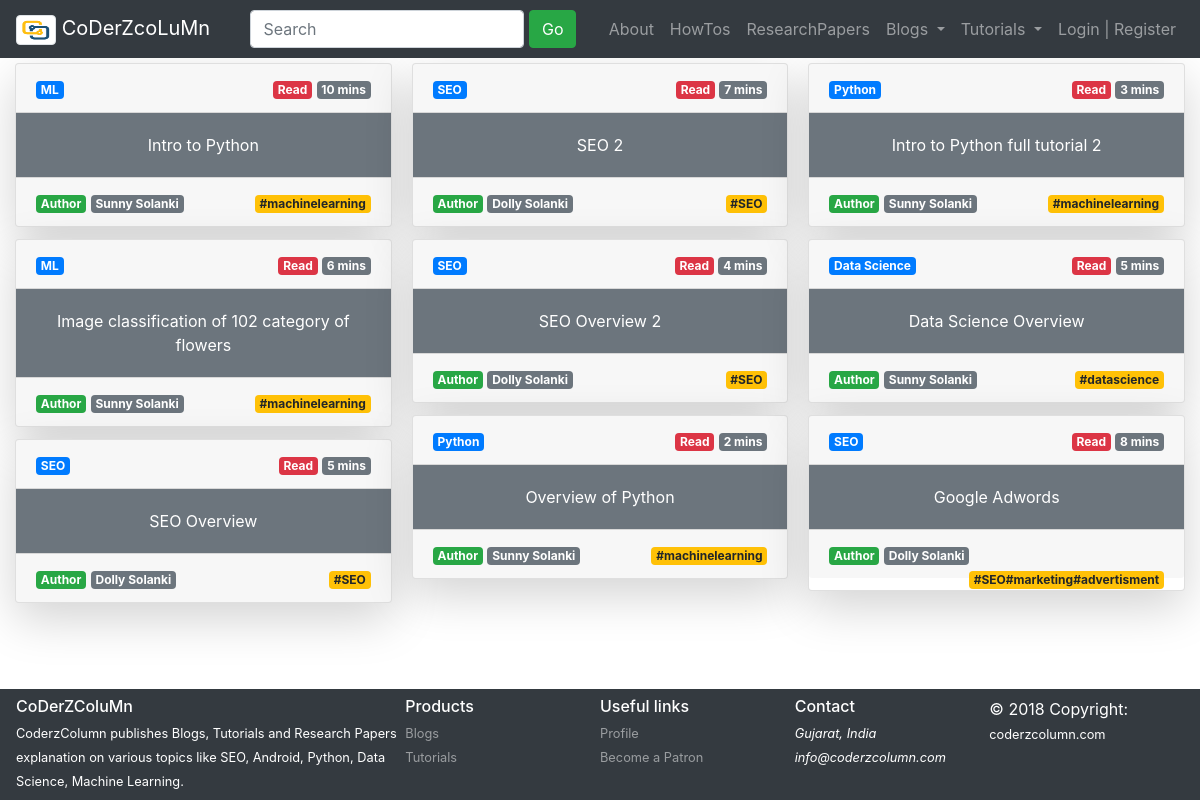
The app's page /blogs/ with its own data.
### blogs/models.py (models this page shows, shortened)
class Blogs(models.Model):
    author = models.ForeignKey(Author, on_delete=models.CASCADE)
    blog_id = models.AutoField(auto_created=True, primary_key=True, serialize=False, verbose_name='BLOG_ID')
    title = models.CharField(max_length=500)
    category = models.CharField(max_length=50)
    created_on = models.DateTimeField(default=datetime.datetime.now)
    updated_on = models.DateTimeField(default=datetime.datetime.now)
    likes = models.IntegerField()
    dislikes = models.IntegerField()
    time_to_read = models.IntegerField(default=0)
    tags = models.CharField(max_length=500)

class Author(models.Model):
    author_id = models.AutoField(auto_created=True, primary_key=True, serialize=False, verbose_name='AUTHOR_ID')
    nick_name = models.CharField(max_length=50)
    email = models.EmailField(max_length=50)
    intro = models.CharField(max_length=200)
    about = models.CharField(max_length=1000)
    can_blog = models.BooleanField(default=False)
    def __str__(self):
        return self.nick_name

### blogs/views.py (the view)
# urls.py: path('', views.blogs_home, name='blogs_home'),
def blogs_home(request):
    blogs = Blogs.objects.all()
    context = {'blogs': blogs}
    return render(request, 'blogs/blogs_home.html', context)

### blogs/templates/blogs/blogs_home.html (shortened to what this page needs)
{% extends 'blogs/base.html' %}
{% block body %}
    {% if blogs %}
    <div class="card-columns" style="margin-top:63px;margin-bottom:110px;margin-left:15px;margin-right:15px;">
        {% for blog in blogs %}
        <div class="card shadow-lg rounded">
            <div class="card-header">
                <span class="badge badge-primary">{{ blog.category }}</span>
                <span class="float-right">
                    <span class="badge badge-danger">Read </span>
                    <span class="badge badge-secondary">{{ blog.time_to_read }} mins</span>
                </span>
            </div>
            <div class="card-body text-center bg-secondary">
                <a class="card-link text-white" href="/blogs/{{ blog.category }}/{{ blog.blog_id }}">{{ blog.title }}</a>
            </div>
            <div class="card-footer">
                    <span class="badge badge-success">Author </span>
                    <span class="badge badge-secondary">{{ blog.author }}</span>
                <span class="float-right"><span class="badge badge-warning">{{ blog.tags }}</span></span>
            </div>
        </div>
        {% endfor %}
    {% else %}
        <h2>We don't have any blogs to display</h2>
    </div>
    {% endif %}
{% endblock %}

### records on screen
Blogs: category "ML", time_to_read "10", title "Intro to Python", author "Sunny Solanki", tags "#machinelearning"
Blogs: category "ML", time_to_read "6", title "Image classification of 102 category of flowers", author "Sunny Solanki", tags "#machinelearning"
Blogs: category "SEO", time_to_read "5", title "SEO Overview", author "Dolly Solanki", tags "#SEO"
Blogs: category "SEO", time_to_read "7", title "SEO 2", author "Dolly Solanki", tags "#SEO"
Blogs: category "SEO", time_to_read "4", title "SEO Overview 2", author "Dolly Solanki", tags "#SEO"
Blogs: category "Python", time_to_read "2", title "Overview of Python", author "Sunny Solanki", tags "#machinelearning"
Blogs: category "Python", time_to_read "3", title "Intro to Python full tutorial 2", author "Sunny Solanki", tags "#machinelearning"
Blogs: category "Data Science", time_to_read "5", title "Data Science Overview", author "Sunny Solanki", tags "#datascience"
Blogs: category "SEO", time_to_read "8", title "Google Adwords", author "Dolly Solanki", tags "#SEO#marketing#advertisment"
